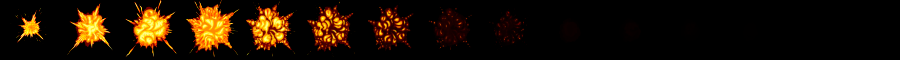

The image is a tile-based game level rendered from a .tmx file. Its description and complete source (layers, tilesets, objects, tile grids) follow:
An orthogonal 15x1 tile map with 60x60 px tiles, 1 tile layer (explosion).

<map version="1.2" tiledversion="1.3.3" orientation="orthogonal" renderorder="left-up" width="15" height="1" tilewidth="60" tileheight="60" infinite="0" nextlayerid="3" nextobjectid="1">
 <editorsettings>
  <export target="../scripts/maps/explosion.json" format="json" />
 </editorsettings>
 <tileset firstgid="1" source="bomb-sprite.tsx" />
 <layer id="2" name="explosion" width="15" height="1">
  <data encoding="csv">
1,2,3,4,5,6,7,8,9,10,11,12,13,14,0
</data>
 </layer>
</map>
